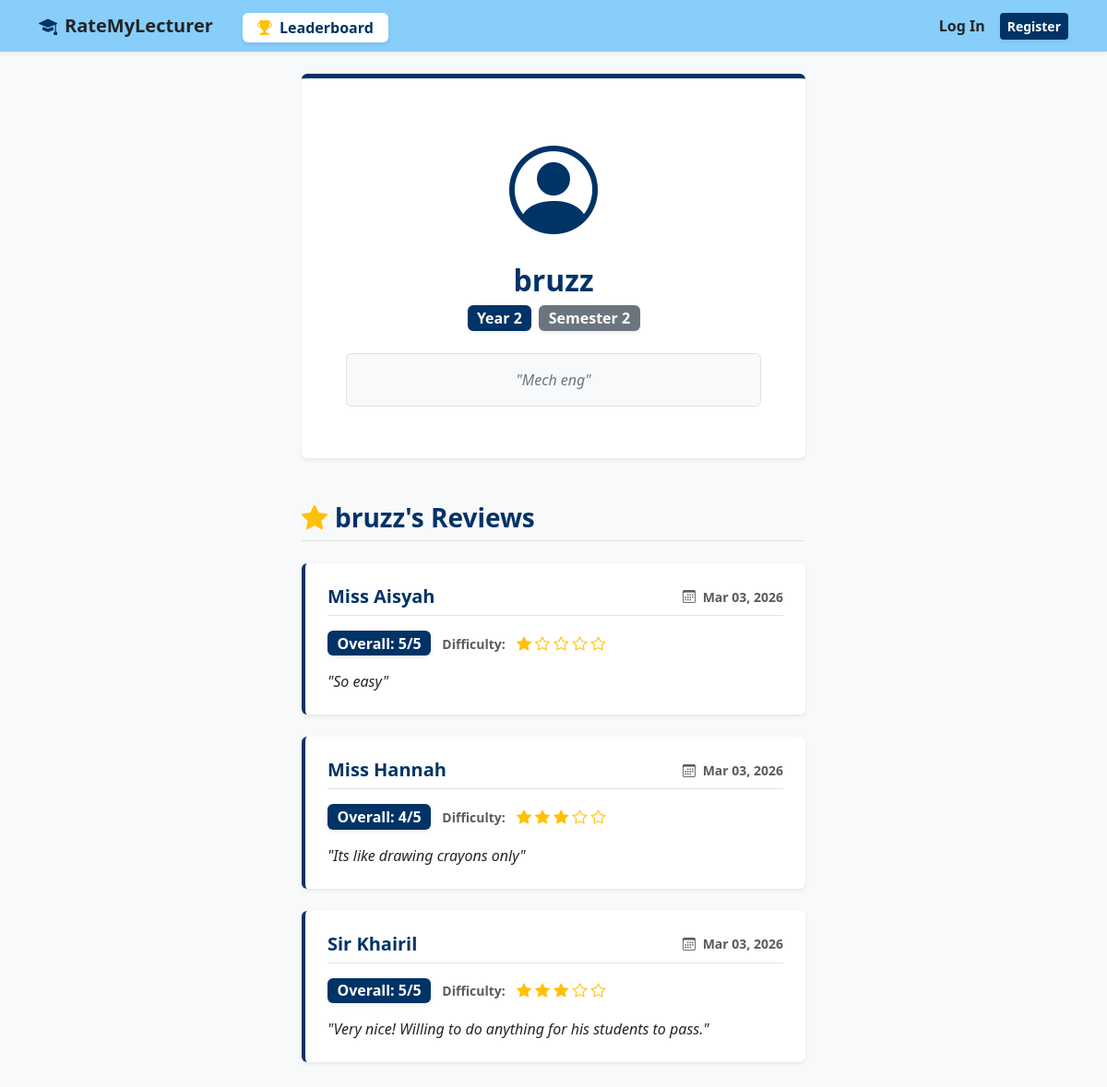
The page /user/bruzz/ on the database its author committed.
### forum/models.py (models this page shows, shortened)
class Profile(models.Model):
    user = models.OneToOneField(User, on_delete=models.CASCADE)
    YEAR_CHOICES = [('1', 'Year 1'), ('2', 'Year 2'), ('3', 'Year 3'), ('4', 'Year 4'), ('Other', 'Other')]
    SEM_CHOICES = [('1', 'Semester 1'), ('2', 'Semester 2'), ('3', 'Semester 3')]
    year = models.CharField(max_length=10, choices=YEAR_CHOICES, default='1')
    semester = models.CharField(max_length=10, choices=SEM_CHOICES, default='1')
    profile_picture = models.ImageField(upload_to='avatars/', default='avatars/default.jpg', null=True, blank=True)
    bio = models.TextField(max_length=500, blank=True, help_text="Tell us a bit about yourself!")

class Review(models.Model):
    lecturer = models.ForeignKey(Lecturer, on_delete=models.CASCADE, related_name='reviews')
    user = models.ForeignKey(User, on_delete=models.SET_NULL, null=True)
    overall_rating = models.IntegerField(validators=[MinValueValidator(1), MaxValueValidator(5)])
    difficulty = models.IntegerField(validators=[MinValueValidator(1), MaxValueValidator(5)])
    would_take_again = models.BooleanField(default=True)
    comment = models.TextField()
    upvotes = models.ManyToManyField(User, related_name='upvoted_reviews', blank=True)
    downvotes = models.ManyToManyField(User, related_name='downvoted_reviews', blank=True)
    is_anonymous = models.BooleanField(default=False)
    created_at = models.DateTimeField(auto_now_add=True)

class Lecturer(models.Model):
    name = models.CharField(max_length=200)
    faculty = models.ForeignKey(Faculty, on_delete=models.SET_NULL, null=True, blank=True)
    subject = models.CharField(max_length=100, help_text="e.g., Data Structures, Operating Systems")

### forum/views.py (the view)
# urls.py: path('user/<str:username>/', views.public_profile, name='public_profile'),
def public_profile(request, username):
    profile_user = get_object_or_404(User, username=username)
    user_profile = getattr(profile_user, 'profile', None)
    user_reviews = Review.objects.filter(user=profile_user).order_by('-created_at')
    user_reviews = Review.objects.filter(user=profile_user, is_anonymous=False).order_by('-created_at')
    return render(request, 'forum/public_profile.html', {
        'profile_user': profile_user,
        'profile': user_profile,
        'reviews': user_reviews
    })

### forum/templates/forum/public_profile.html (shortened to what this page needs)
{% extends 'forum/base.html' %}
{% block content %}
<div class="row justify-content-center mt-4 mb-5">
    <div class="col-md-8 col-lg-6">
        <div class="card shadow-sm border-0 border-top border-5 mb-5" style="border-color: #003366 !important;">
            <div class="card-body p-4 p-md-5">
                <div class="text-center mb-4">
                    {% if profile and profile.profile_picture and profile.profile_picture.url != '/images/avatars/default.jpg' %}
                        <img src="{{ profile.profile_picture.url }}" class="rounded-circle shadow-sm mb-3" style="width: 150px; height: 150px; object-fit: cover; border: 4px solid #003366;">
                    {% else %}
                        <i class="bi bi-person-circle text-darkblue" style="font-size: 6rem;"></i>
                    {% endif %}
                    <h2 class="fw-bold text-darkblue mt-2">{{ profile_user.username }}</h2>
                    {% if profile %}
                        <span class="badge bg-darkblue fs-6 shadow-sm me-1">Year {{ profile.year }}</span>
                        <span class="badge bg-secondary fs-6 shadow-sm">Semester {{ profile.semester }}</span>
                    {% endif %}
                </div>
                {% if profile and profile.bio %}
                    <div class="bg-light p-3 rounded mb-2 text-center fst-italic text-secondary border">
                        "{{ profile.bio }}"
                    </div>
                {% endif %}
            </div>
        </div>
        <h3 class="fw-bold text-darkblue mb-4 border-bottom pb-2">
            <i class="bi bi-star-fill text-warning me-2"></i>{{ profile_user.username }}'s Reviews
        </h3>
        {% for review in reviews %}
            <div class="card shadow-sm border-0 mb-4 border-start border-4" style="border-color: #003366 !important;">
                <div class="card-body p-4">
                    <div class="d-flex justify-content-between align-items-center mb-3 border-bottom pb-2">
                        <h5 class="fw-bold mb-0">
                            <a href="{% url 'lecturer_detail' review.lecturer.id %}" class="text-decoration-none text-darkblue hover-link">
                                {{ review.lecturer.name }}
                            </a>
                        </h5>
                        <small class="text-muted fw-bold">
                            <i class="bi bi-calendar3 me-1"></i> {{ review.created_at|date:"M d, Y" }}
                        </small>
                    </div>
                    <div class="mb-3">
                        <span class="badge bg-darkblue fs-6 me-2 shadow-sm">Overall: {{ review.overall_rating }}/5</span>
                        <strong class="text-muted me-2 small">Difficulty:</strong>
                        <span class="text-warning fs-6">
                            {% for i in "12345" %}
                                {% if forloop.counter <= review.difficulty %}
                                    <i class="bi bi-star-fill"></i>
                                {% else %}
                                    <i class="bi bi-star"></i>
                                {% endif %}
                            {% endfor %}
                        </span>
                    </div>
                    <p class="card-text fst-italic fs-6">"{{ review.comment }}"</p>
                </div>
            </div>
        {% empty %}
            <div class="alert alert-light text-center border shadow-sm p-4">
                <p class="text-muted mb-0 fw-bold">{{ profile_user.username }} hasn't written any reviews yet.</p>
            </div>
        {% endfor %}
    </div>
</div>
{% endblock %}

### forum/templates/forum/base.html (style rules this page uses)
.bg-darkblue { background-color: #003366 !important; color: white; }
.text-darkblue { color: #003366 !important; }

### rows shown on the page
Profile: year "2", semester "2", bio "Mech eng"
Review: lecturer.name "Miss Aisyah", created_at "Mar 03, 2026", overall_rating "5", difficulty 1 (drawn), comment "So easy"
Review: lecturer.name "Miss Hannah", created_at "Mar 03, 2026", overall_rating "4", difficulty 3 (drawn), comment "Its like drawing crayons only"
Review: lecturer.name "Sir Khairil", created_at "Mar 03, 2026", overall_rating "5", difficulty 3 (drawn), comment "Very nice! Willing to do anything for his students to pass."

### other values the page prints
{{ profile_user.username }} "bruzz"
